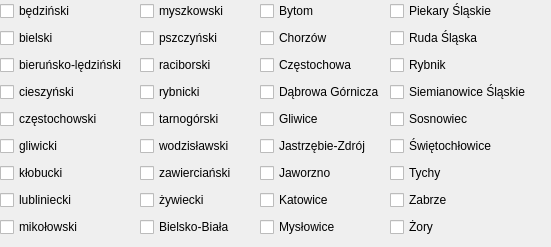
   <widget class="QWidget" name="woj_24">
    <attribute name="title">
     <string>śląskie</string>
    </attribute>
    <widget class="QWidget" name="gridLayoutWidget_44">
     <property name="geometry">
      <rect>
       <x>0</x>
       <y>0</y>
       <width>137</width>
       <height>238</height>
      </rect>
     </property>
     <layout class="QGridLayout" name="gridLayout_48">
      <item row="3" column="0">
       <widget class="QCheckBox" name="pow_2403">
        <property name="text">
         <string>cieszyński</string>
        </property>
       </widget>
      </item>
      <item row="4" column="0">
       <widget class="QCheckBox" name="pow_2404">
        <property name="text">
         <string>częstochowski</string>
        </property>
       </widget>
      </item>
      <item row="2" column="0">
       <widget class="QCheckBox" name="pow_2414">
        <property name="text">
         <string>bieruńsko-lędziński</string>
        </property>
       </widget>
      </item>
      <item row="1" column="0">
       <widget class="QCheckBox" name="pow_2402">
        <property name="text">
         <string>bielski</string>
        </property>
       </widget>
      </item>
      <item row="7" column="0">
       <widget class="QCheckBox" name="pow_2407">
        <property name="text">
         <string>lubliniecki</string>
        </property>
       </widget>
      </item>
      <item row="6" column="0">
       <widget class="QCheckBox" name="pow_2406">
        <property name="text">
         <string>kłobucki</string>
        </property>
       </widget>
      </item>
      <item row="0" column="0">
       <widget class="QCheckBox" name="pow_2401">
        <property name="text">
         <string>będziński</string>
        </property>
       </widget>
      </item>
      <item row="5" column="0">
       <widget class="QCheckBox" name="pow_2405">
        <property name="text">
         <string>gliwicki</string>
        </property>
       </widget>
      </item>
      <item row="8" column="0">
       <widget class="QCheckBox" name="pow_2408">
        <property name="text">
         <string>mikołowski</string>
        </property>
       </widget>
      </item>
     </layout>
    </widget>
    <widget class="QWidget" name="gridLayoutWidget_45">
     <property name="geometry">
      <rect>
       <x>140</x>
       <y>0</y>
       <width>122</width>
       <height>238</height>
      </rect>
     </property>
     <layout class="QGridLayout" name="gridLayout_50">
      <item row="3" column="0">
       <widget class="QCheckBox" name="pow_2412">
        <property name="text">
         <string>rybnicki</string>
        </property>
       </widget>
      </item>
      <item row="4" column="0">
       <widget class="QCheckBox" name="pow_2413">
        <property name="text">
         <string>tarnogórski</string>
        </property>
       </widget>
      </item>
      <item row="2" column="0">
       <widget class="QCheckBox" name="pow_2411">
        <property name="text">
         <string>raciborski</string>
        </property>
       </widget>
      </item>
      <item row="1" column="0">
       <widget class="QCheckBox" name="pow_2410">
        <property name="text">
         <string>pszczyński</string>
        </property>
       </widget>
      </item>
      <item row="7" column="0">
       <widget class="QCheckBox" name="pow_2417">
        <property name="text">
         <string>żywiecki</string>
        </property>
       </widget>
      </item>
      <item row="6" column="0">
       <widget class="QCheckBox" name="pow_2416">
        <property name="text">
         <string>zawierciański</string>
        </property>
       </widget>
      </item>
      <item row="0" column="0">
       <widget class="QCheckBox" name="pow_2409">
        <property name="text">
         <string>myszkowski</string>
        </property>
       </widget>
      </item>
      <item row="5" column="0">
       <widget class="QCheckBox" name="pow_2415">
        <property name="text">
         <string>wodzisławski</string>
        </property>
       </widget>
      </item>
      <item row="8" column="0">
       <widget class="QCheckBox" name="pow_2461">
        <property name="text">
         <string>Bielsko-Biała</string>
        </property>
       </widget>
      </item>
     </layout>
    </widget>
    <widget class="QWidget" name="gridLayoutWidget_46">
     <property name="geometry">
      <rect>
       <x>260</x>
       <y>0</y>
       <width>133</width>
       <height>238</height>
      </rect>
     </property>
     <layout class="QGridLayout" name="gridLayout_51">
      <item row="3" column="0">
       <widget class="QCheckBox" name="pow_2465">
        <property name="text">
         <string>Dąbrowa Górnicza</string>
        </property>
       </widget>
      </item>
      <item row="4" column="0">
       <widget class="QCheckBox" name="pow_2466">
        <property name="text">
         <string>Gliwice</string>
        </property>
       </widget>
      </item>
      <item row="2" column="0">
       <widget class="QCheckBox" name="pow_2464">
        <property name="text">
         <string>Częstochowa</string>
        </property>
       </widget>
      </item>
      <item row="1" column="0">
       <widget class="QCheckBox" name="pow_2463">
        <property name="text">
         <string>Chorzów</string>
        </property>
       </widget>
      </item>
      <item row="7" column="0">
       <widget class="QCheckBox" name="pow_2469">
        <property name="text">
         <string>Katowice</string>
        </property>
       </widget>
      </item>
      <item row="6" column="0">
       <widget class="QCheckBox" name="pow_2468">
        <property name="text">
         <string>Jaworzno</string>
        </property>
       </widget>
      </item>
      <item row="0" column="0">
       <widget class="QCheckBox" name="pow_2462">
        <property name="text">
         <string>Bytom</string>
        </property>
       </widget>
      </item>
      <item row="5" column="0">
       <widget class="QCheckBox" name="pow_2467">
        <property name="text">
         <string>Jastrzębie-Zdrój</string>
        </property>
       </widget>
      </item>
      <item row="8" column="0">
       <widget class="QCheckBox" name="pow_2470">
        <property name="text">
         <string>Mysłowice</string>
        </property>
       </widget>
      </item>
     </layout>
    </widget>
    <widget class="QWidget" name="gridLayoutWidget_47">
     <property name="geometry">
      <rect>
       <x>390</x>
       <y>0</y>
       <width>152</width>
       <height>238</height>
      </rect>
     </property>
     <layout class="QGridLayout" name="gridLayout_52">
      <item row="3" column="0">
       <widget class="QCheckBox" name="pow_2474">
        <property name="text">
         <string>Siemianowice Śląskie</string>
        </property>
       </widget>
      </item>
      <item row="4" column="0">
       <widget class="QCheckBox" name="pow_2475">
        <property name="text">
         <string>Sosnowiec</string>
        </property>
       </widget>
      </item>
      <item row="2" column="0">
       <widget class="QCheckBox" name="pow_2473">
        <property name="text">
         <string>Rybnik</string>
        </property>
       </widget>
      </item>
      <item row="1" column="0">
       <widget class="QCheckBox" name="pow_2472">
        <property name="text">
         <string>Ruda Śląska</string>
        </property>
       </widget>
      </item>
      <item row="7" column="0">
       <widget class="QCheckBox" name="pow_2478">
        <property name="text">
         <string>Zabrze</string>
        </property>
       </widget>
      </item>
      <item row="6" column="0">
       <widget class="QCheckBox" name="pow_2477">
        <property name="text">
         <string>Tychy</string>
        </property>
       </widget>
      </item>
      <item row="0" column="0">
       <widget class="QCheckBox" name="pow_2471">
        <property name="text">
         <string>Piekary Śląskie</string>
        </property>
       </widget>
      </item>
      <item row="5" column="0">
       <widget class="QCheckBox" name="pow_2476">
        <property name="text">
         <string>Świętochłowice</string>
        </property>
       </widget>
      </item>
      <item row="8" column="0">
       <widget class="QCheckBox" name="pow_2479">
        <property name="text">
         <string>Żory</string>
        </property>
       </widget>
      </item>
     </layout>
    </widget>
   </widget>
